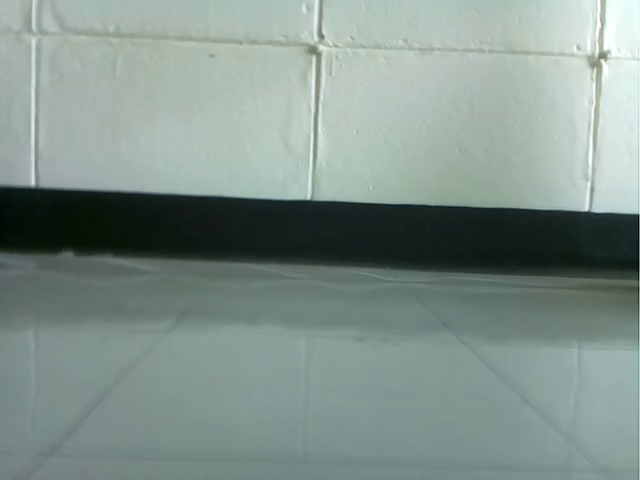
#> input picture frame 49 of Labs/Data/Lab03/checkerboard/car.mp4, 640 x 480 px, given in place of robot.mp4, which was not available
$ python main.py
#> lines starting #> are read from the running program, lines starting #| are printed output that depends on the picture; pictures that were not available may be replaced by others from this repository, and a replacement may not be noted
import numpy as np
import cv2 as cv

VIDEO_FILE = "../../../data/robot.mp4"
cap = cv.VideoCapture(cv.samples.findFile(VIDEO_FILE))

ret, frame1 = cap.read()
#> frame1 is the input picture: shape (480, 640, 3); mean B, G, R 139.6, 146.4, 129.8
prvs = cv.cvtColor(frame1, cv.COLOR_BGR2GRAY)
hsv = np.zeros_like(frame1)
hsv[..., 1] = 255

while True:
    ret, frame2 = cap.read()
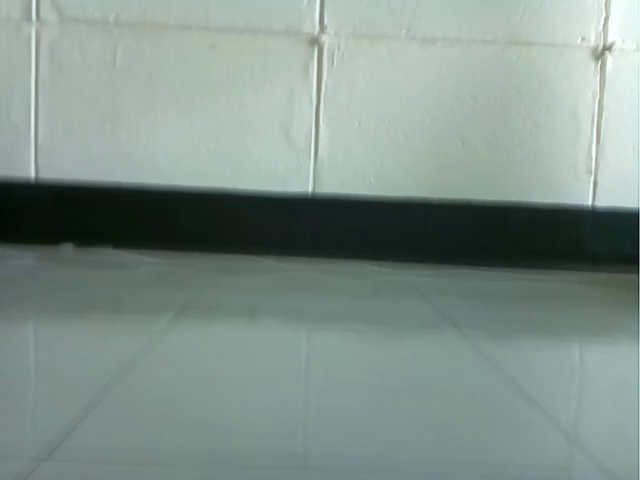
#> input picture frame 50 of Labs/Data/Lab03/checkerboard/car.mp4, 640 x 480 px, given in place of robot.mp4, which was not available
#> frame2 is the input picture: shape (480, 640, 3); mean B, G, R 138.7, 145.3, 128.9
    if not ret:
        print("No frames grabbed!")
        break

    next = cv.cvtColor(frame2, cv.COLOR_BGR2GRAY)
    flow = cv.calcOpticalFlowFarneback(prvs, next, None, 0.5, 3, 15, 3, 5, 1.2, 0)
    mag, ang = cv.cartToPolar(flow[..., 0], flow[..., 1])
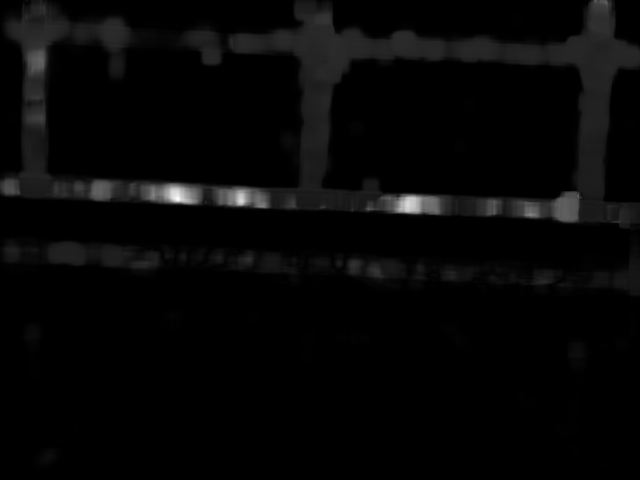
#> mag: shape (480, 640) float32; min 3.36e-07, max 62.18, mean 1.7; drawn with min black and max white
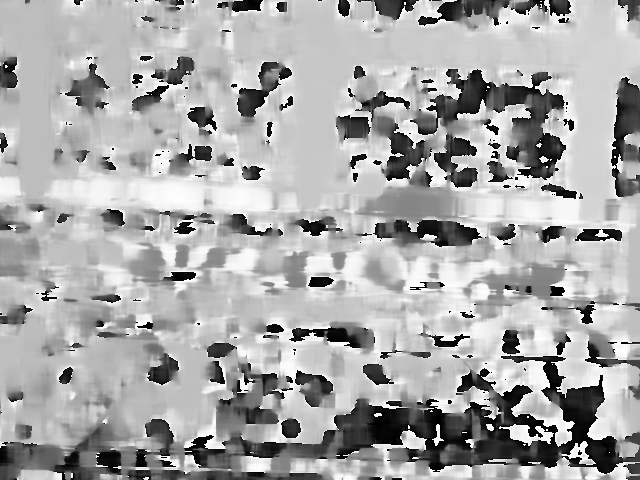
#> ang: shape (480, 640) float32; min 1.82e-05, max 6.28, mean 4.16; drawn with min black and max white
    hsv[..., 0] = ang * 180 / np.pi / 2
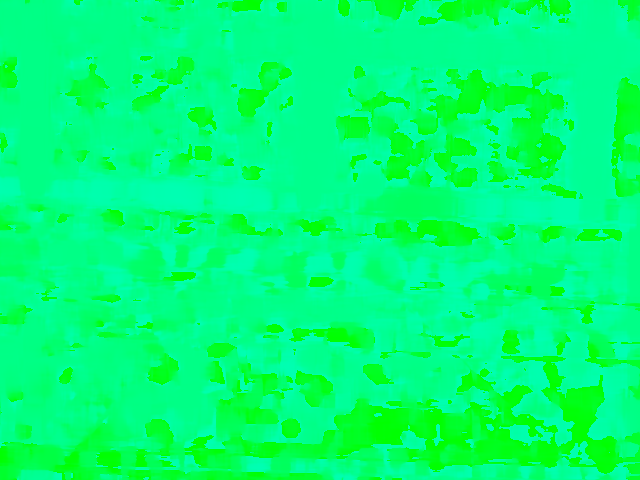
#> hsv: shape (480, 640, 3); mean of channels 0, 1, 2 118.7, 255, 0; drawn as B, G, R
    hsv[..., 2] = cv.normalize(mag, None, 0, 255, cv.NORM_MINMAX)
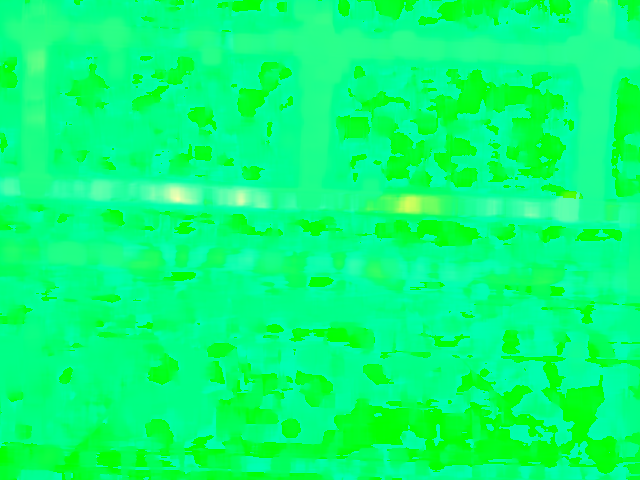
#> hsv: shape (480, 640, 3); mean of channels 0, 1, 2 118.7, 255, 6.7; drawn as B, G, R
    bgr = cv.cvtColor(hsv, cv.COLOR_HSV2BGR)
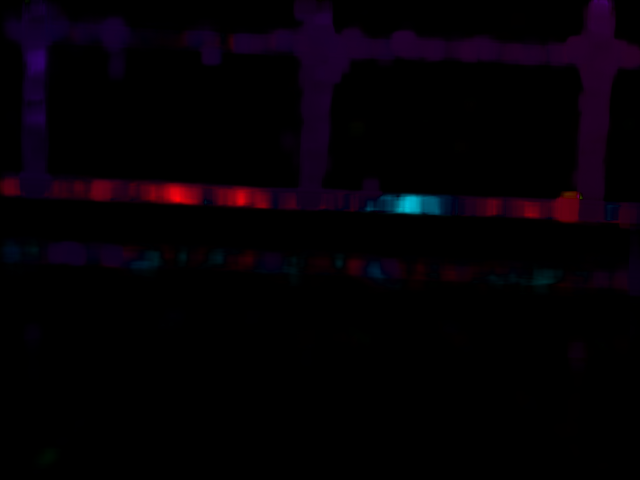
#> bgr: shape (480, 640, 3); mean B, G, R 5.2, 0.5, 4.6
    cv.imshow('frame2', bgr)
    k = cv.waitKey(30) & 0xff
#> (key Esc is pressed here)
    if k == 27:
        break
    elif k == ord('s'):
        cv.imwrite('opticalfb.png', frame2)
        cv.imwrite('opticalhsv.png', bgr)
    prvs = next
cv.destroyAllWindows()

$ run again, starting later in the video
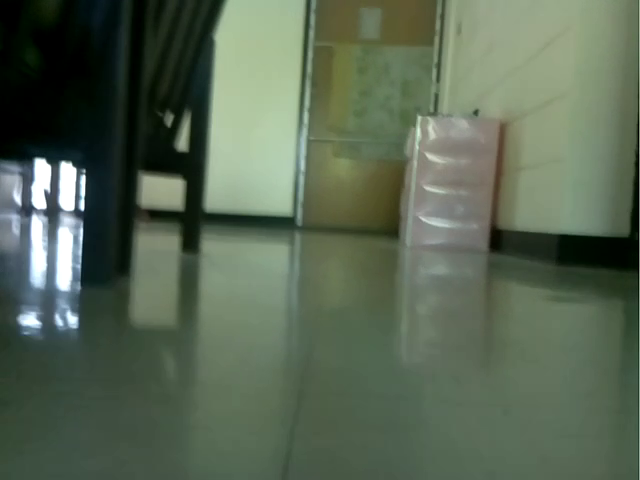
#> input picture frame 221 of Labs/Data/Lab03/checkerboard/car.mp4, 640 x 480 px, given in place of robot.mp4, which was not available
#> frame1 is the input picture: shape (480, 640, 3); mean B, G, R 83.4, 102.5, 88.2
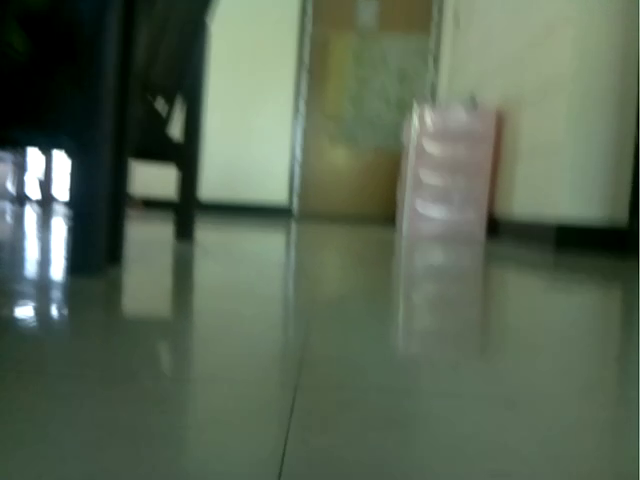
#> input picture frame 222 of Labs/Data/Lab03/checkerboard/car.mp4, 640 x 480 px, given in place of robot.mp4, which was not available
#> frame2 is the input picture: shape (480, 640, 3); mean B, G, R 83, 102.1, 87.7
#> `bgr = cv.cvtColor(hsv, cv.COLOR_HSV2BGR)`:
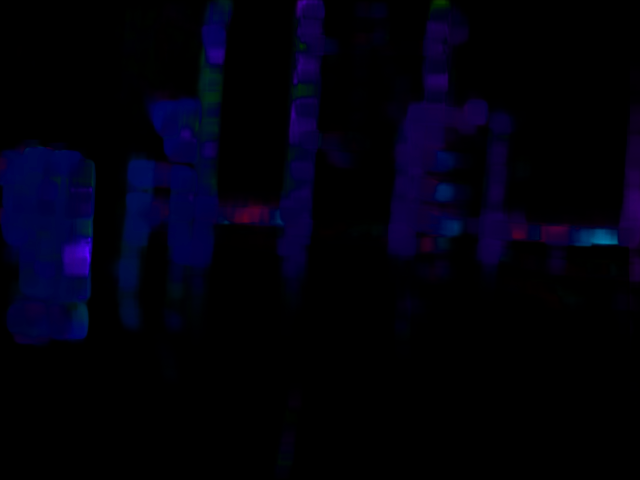
#> bgr: shape (480, 640, 3); mean B, G, R 12.7, 0.9, 1.5

$ run again, starting later in the video
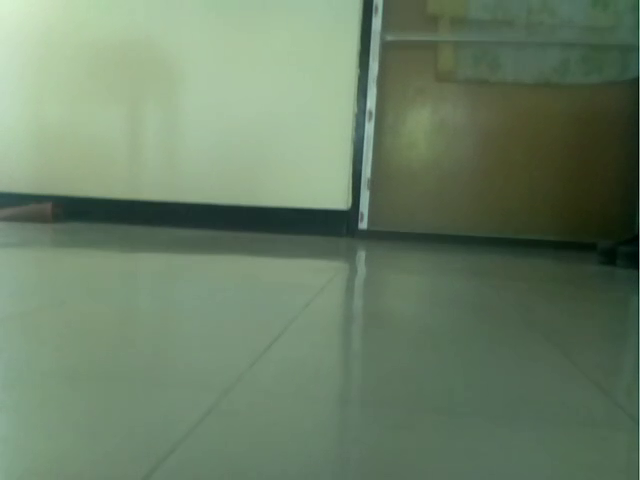
#> input picture frame 393 of Labs/Data/Lab03/checkerboard/car.mp4, 640 x 480 px, given in place of robot.mp4, which was not available
#> frame1 is the input picture: shape (480, 640, 3); mean B, G, R 102.5, 127.4, 106.5
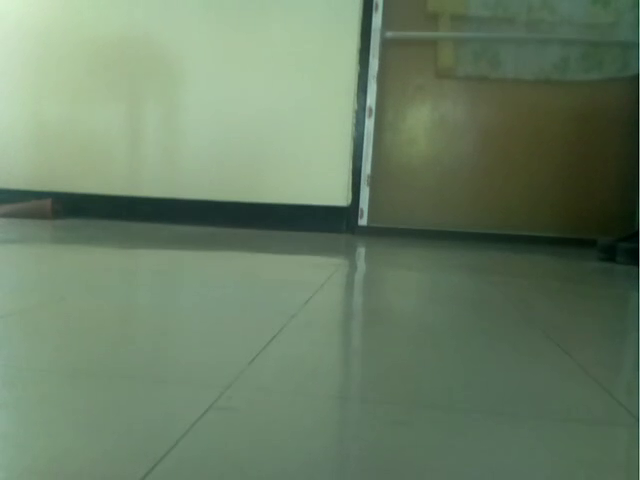
#> input picture frame 394 of Labs/Data/Lab03/checkerboard/car.mp4, 640 x 480 px, given in place of robot.mp4, which was not available
#> frame2 is the input picture: shape (480, 640, 3); mean B, G, R 102, 127.1, 106.3
#> `bgr = cv.cvtColor(hsv, cv.COLOR_HSV2BGR)`:
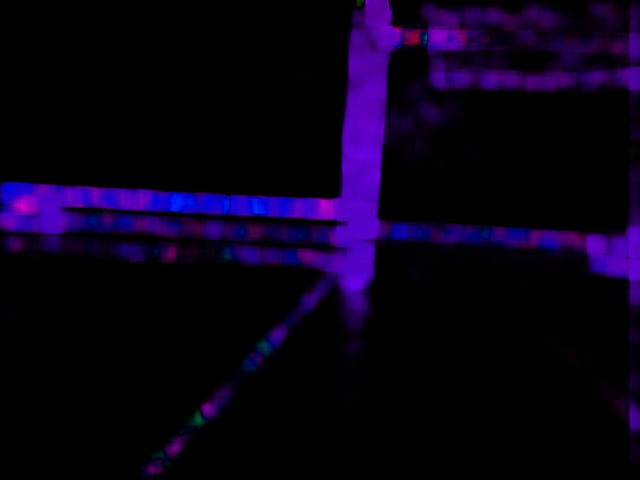
#> bgr: shape (480, 640, 3); mean B, G, R 23.2, 0.1, 9.7
